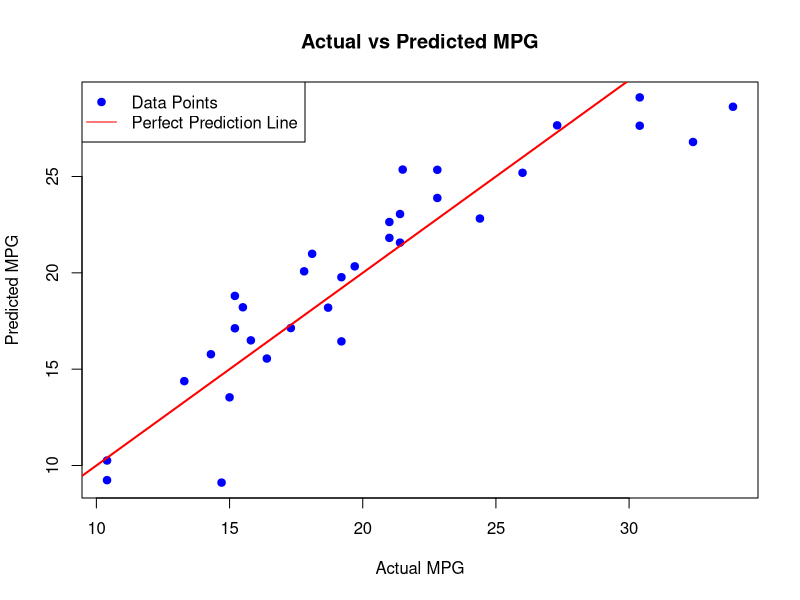

Reproduce this figure in R.
# Load the mtcars dataset
data(mtcars)

# Create a multivariate linear regression model
model <- lm(mpg ~ wt + hp + qsec, data = mtcars)

# Summary of the regression model
summary(model)

# Predict new values
new_data <- data.frame(wt = 3.5, hp = 150, qsec = 17)
predicted_mpg <- predict(model, newdata = new_data)

# Display predicted MPG
cat("Predicted MPG:", predicted_mpg, "\n")

# Predict MPG for all cars in the dataset
predicted_mpg_all <- predict(model)

# Plot the actual vs predicted MPG
plot(mtcars$mpg, predicted_mpg_all, main="Actual vs Predicted MPG",
     xlab="Actual MPG", ylab="Predicted MPG", pch=19, col="blue")
abline(a=0, b=1, col="red", lwd=2)  # Adds a reference line where actual = predicted

# Add labels for the plot
legend("topleft", legend=c("Data Points", "Perfect Prediction Line"),
       col=c("blue", "red"), pch=c(19, NA), lty=c(NA, 1))


